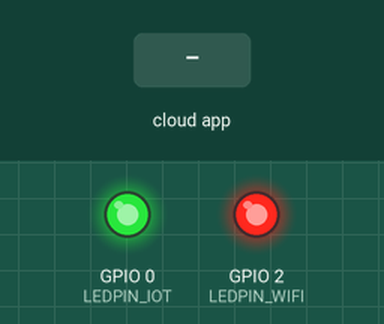
The program below on a simulated ESP32. Shown: output pins drawn as LEDs (lit = HIGH). The inputs (shaded band) are chosen by the test bench. WiFi joins after 1.5 s; servers stay silent unless stated; what the program prints to the serial monitor is not drawn.

Above: at 3.2 s.
3.3 s: the phone or cloud app sets IOT_BULB_STATE to 0
At 4.0 s:
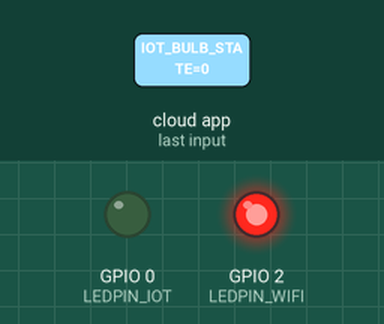
4.8 s: the phone or cloud app sets IOT_BULB_STATE to 1
At 5.1 s:
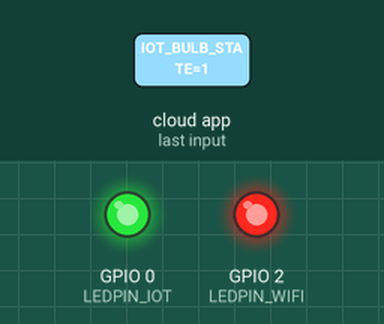
Timing chart, 0 to 7.8 s (numbered marks = the images above; inputs shaded):
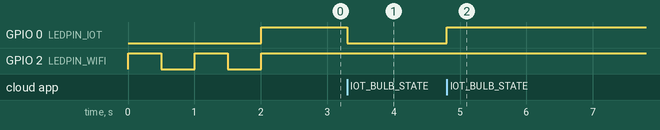

The program:

main.cpp
```cpp
#include <Arduino.h>
#include <WiFiNINA.h>
#include <ArduinoIoTCloud.h>
#include <Arduino_ConnectionHandler.h>

// Define the WiFi credentials
#define ssid "Wokwi-GUEST"
#define password ""

// Define the device login credentials
#define DEVICE_LOGIN_NAME ""
#define DEVICE_KEY ""

#define LEDPIN_WIFI 2
#define LEDPIN_IOT 0

bool IOT_BULB_STATE = false;

// Function to handle the change in IoT bulb state
void onBulbStateChange() {
  digitalWrite(LEDPIN_IOT, IOT_BULB_STATE ? HIGH : LOW); // Turn on/off the IoT LED
  Serial.println(IOT_BULB_STATE ? "Bulb ON" : "Bulb OFF");
}

void initWiFi() {
  WiFi.begin(ssid, password);
  Serial.print("Connecting to WiFi ..");

  // Blink the LED while connecting
  while (WiFi.status() != WL_CONNECTED) {
    digitalWrite(LEDPIN_WIFI, HIGH);
    delay(500);
    digitalWrite(LEDPIN_WIFI, LOW);
    delay(500);
    Serial.print(".");
  }

  Serial.println("Connected");
  Serial.println(WiFi.status());
  Serial.println(WiFi.localIP());
  Serial.print("RSSI: ");
  Serial.println(WiFi.RSSI());

  // Turn on the LED after successful connection
  digitalWrite(LEDPIN_WIFI, HIGH);
}

// Initialize IoT connection
void initIOT() {
  ArduinoCloud.setBoardId(DEVICE_LOGIN_NAME);
  ArduinoCloud.setSecretDeviceKey(DEVICE_KEY);

  // Link the cloud property with the callback
  ArduinoCloud.addProperty(IOT_BULB_STATE, READWRITE, ON_CHANGE, onBulbStateChange);

  // Start the cloud connection
  WiFiClient wifiClient;
  ArduinoCloud.begin(wifiClient);

  Serial.println("Connected to Arduino IoT Cloud");
  digitalWrite(LEDPIN_IOT, HIGH);  // Indicate successful IoT connection
}

void setup() {
  Serial.begin(115200);
  pinMode(LEDPIN_WIFI, OUTPUT);  // Set WiFi LED pin as output
  pinMode(LEDPIN_IOT, OUTPUT);   // Set IoT LED pin as output

  initWiFi();  // Connect to WiFi
  initIOT();   // Initialize IoT Cloud connection
}

void loop() {
   ArduinoCloud.update();  // Keep the IoT Cloud connection alive
}
```

Measured:
- after the input at 3.3 s, GPIO 0 (LEDPIN_IOT): HIGH → LOW at once
- after the input at 4.8 s, GPIO 0 (LEDPIN_IOT): LOW → HIGH at once
